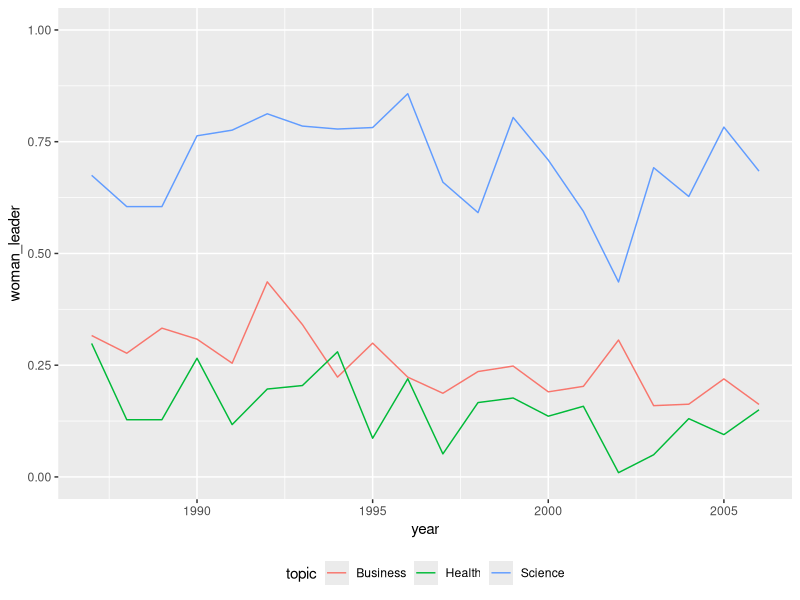
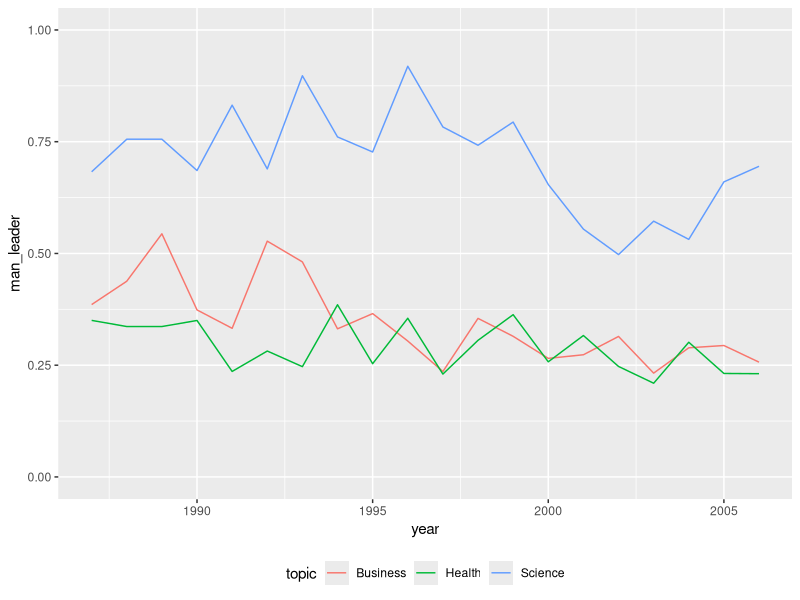
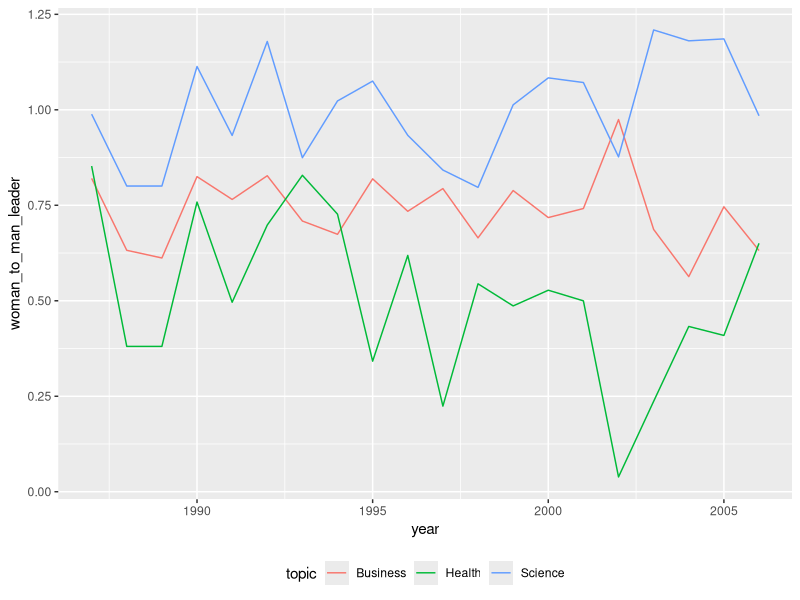
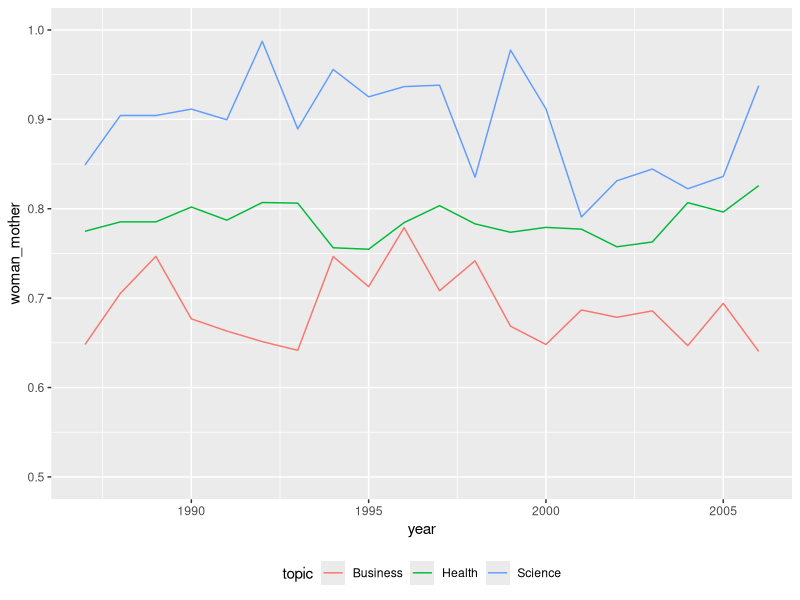
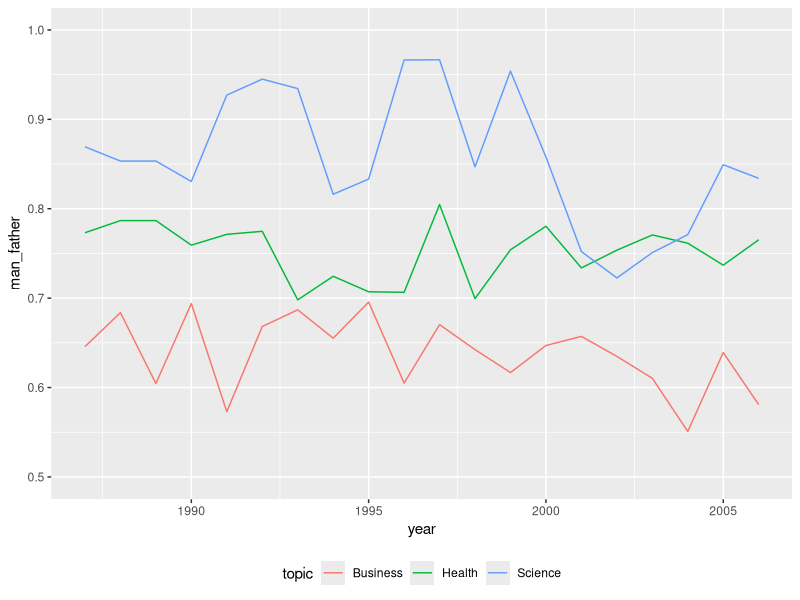
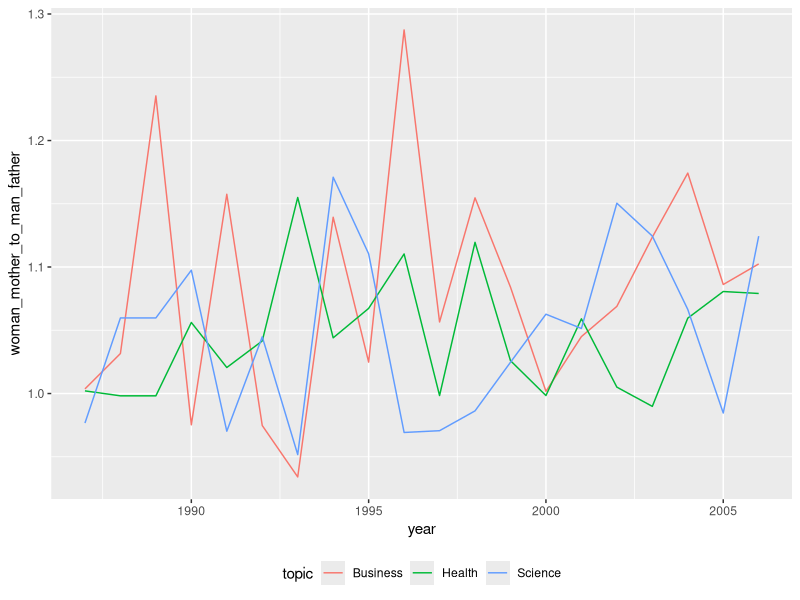
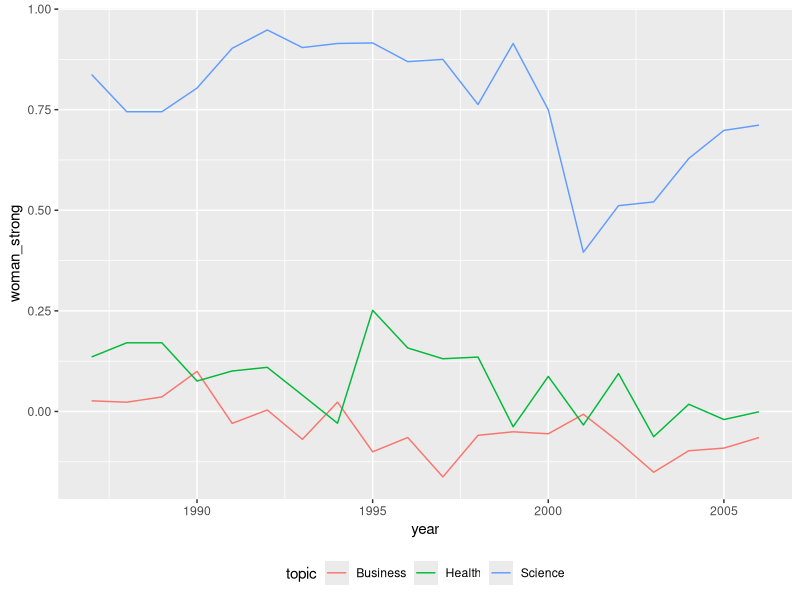
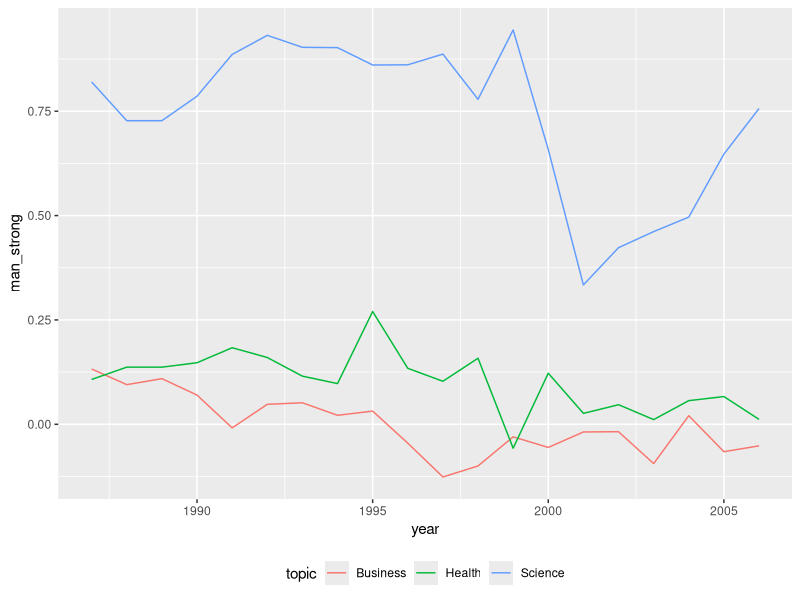

The R source for these figures, in order:
library(tidyr)
library(dplyr)
library(ggplot2)

################
# Similarities #
################
# Alter data frame
w2v_sim_df <- read.csv("similarities.tsv", sep="\t")
w2v_sim_df <- filter(w2v_sim_df, topic != "Technology")
w2v_sim_df <- w2v_sim_df %>% mutate(woman_to_man_leader = woman_leader/man_leader,
                                    woman_mother_to_man_father = woman_mother/man_father,
                                    woman_to_man_strong = woman_strong/man_strong,
                                    woman_to_man_weak = woman_weak/man_weak)

# Graphs
## Leader: Woman
ggplot(w2v_sim_df, aes(x = year, y = woman_leader, group = topic, color = topic)) +
  geom_line() +
  theme(legend.position = "bottom", legend.title = NULL) +
  ylim(0,1)

## Leader: Man
ggplot(w2v_sim_df, aes(x = year, y = man_leader, group = topic, color = topic)) +
  geom_line() +
  theme(legend.position = "bottom", legend.title = NULL)+
  ylim(0,1)

## Leader: Woman to Man
ggplot(w2v_sim_df, aes(x = year, y = woman_to_man_leader, group = topic, color = topic)) +
  geom_line() +
  theme(legend.position = "bottom", legend.title = NULL)

## Mother: Woman
ggplot(w2v_sim_df, aes(x = year, y = woman_mother, group = topic, color = topic)) +
  geom_line() +
  theme(legend.position = "bottom", legend.title = NULL) +
  ylim(0.5,1)

## Father: Man
ggplot(w2v_sim_df, aes(x = year, y = man_father, group = topic, color = topic)) +
  geom_line() +
  theme(legend.position = "bottom", legend.title = NULL) +
  ylim(0.5,1)

## Mother-Father: Woman-Man
ggplot(w2v_sim_df, aes(x = year, y = woman_mother_to_man_father, group = topic, color = topic)) +
  geom_line() +
  theme(legend.position = "bottom", legend.title = NULL)

## Strong: Woman
ggplot(w2v_sim_df, aes(x = year, y = woman_strong, group = topic, color = topic)) +
  geom_line() +
  theme(legend.position = "bottom", legend.title = NULL)

## Strong: Man
ggplot(w2v_sim_df, aes(x = year, y = man_strong, group = topic, color = topic)) +
  geom_line() +
  theme(legend.position = "bottom", legend.title = NULL)

## Strong: Woman to Man
ggplot(w2v_sim_df, aes(x = year, y = woman_to_man_strong, group = topic, color = topic)) +
  geom_line() +
  theme(legend.position = "bottom", legend.title = NULL)

## Weak: Woman
ggplot(w2v_sim_df, aes(x = year, y = woman_weak, group = topic, color = topic)) +
  geom_line() +
  theme(legend.position = "bottom", legend.title = NULL) +
  ylim(-0.5,1)

## Weak: Man
ggplot(w2v_sim_df, aes(x = year, y = man_weak, group = topic, color = topic)) +
  geom_line() +
  theme(legend.position = "bottom", legend.title = NULL) +
  ylim(-0.5,1)

## Weak: Woman to Man
ggplot(w2v_sim_df, aes(x = year, y = woman_to_man_weak, group = topic, color = topic)) +
  geom_line() +
  theme(legend.position = "bottom", legend.title = NULL)